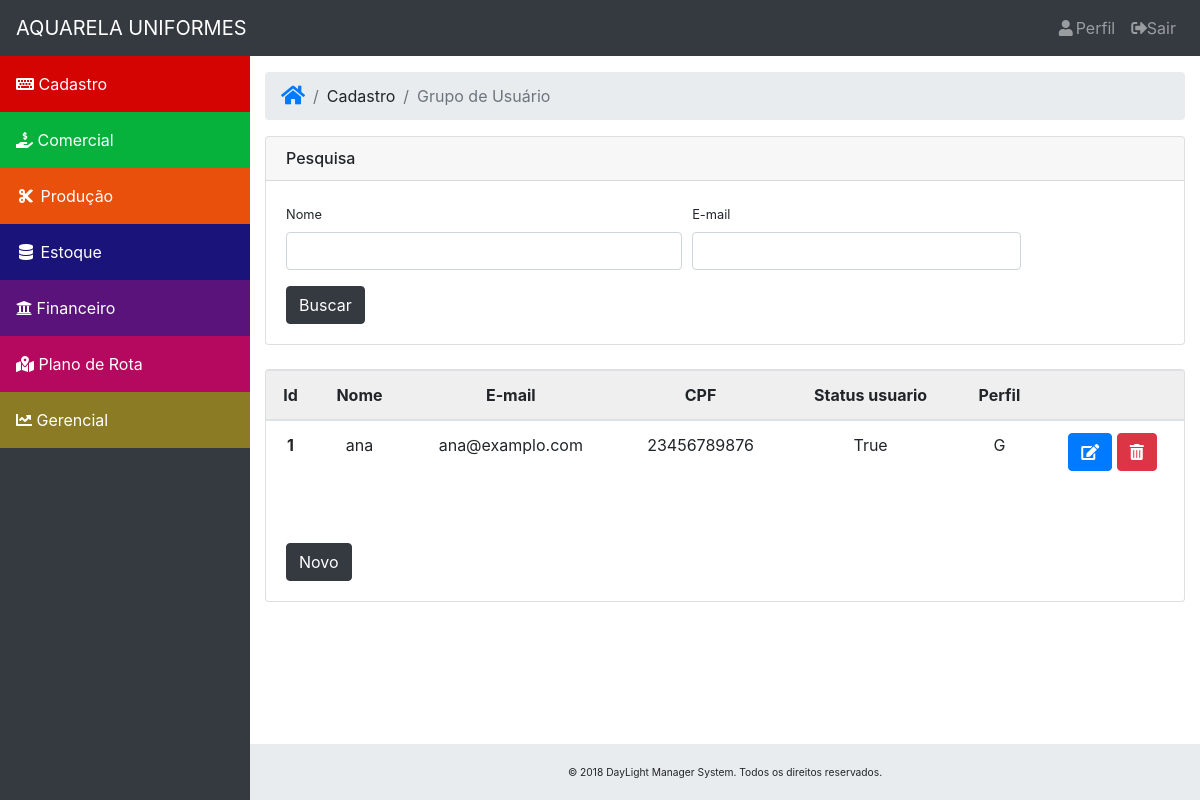
Before: /grupo/grupoUsuario/ with the older database file.
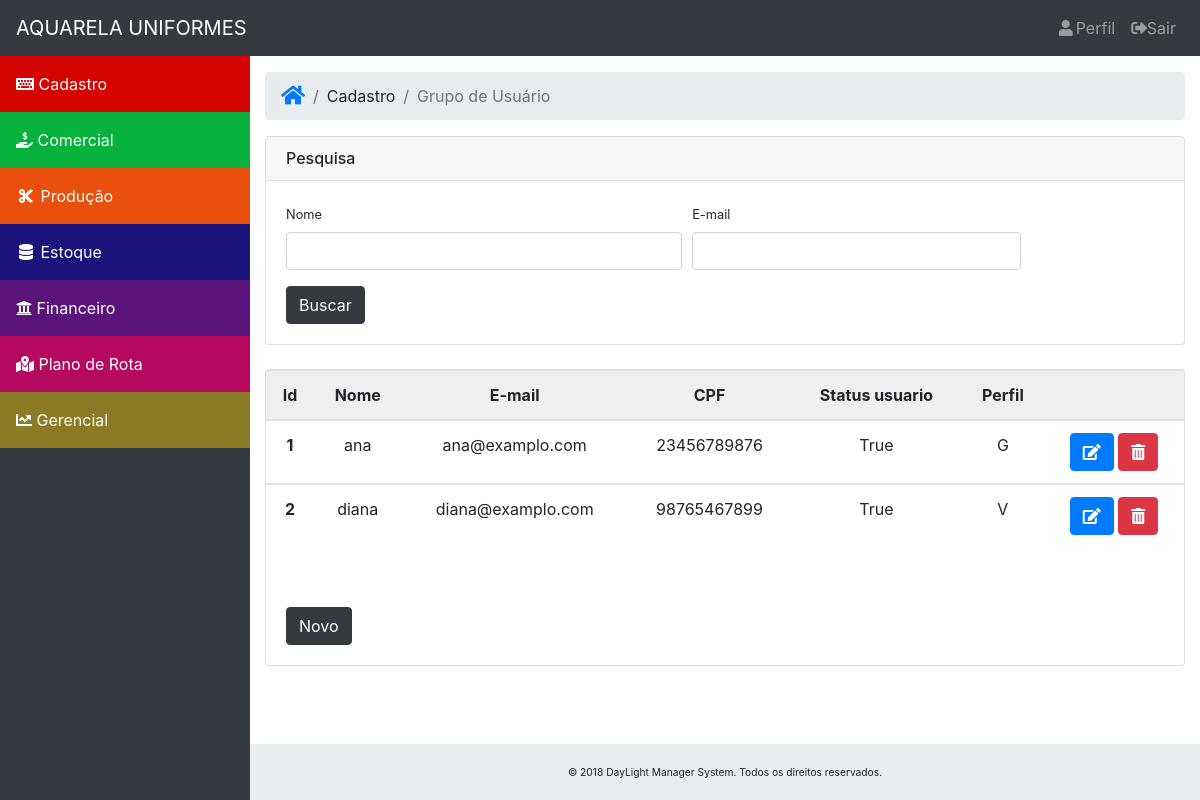
After: the same page with the newer database file.
### core/models/usuario.py (models this page shows, shortened)
class Usuario(AbstractBaseUser, PermissionsMixin):
    nome = models.CharField('Nome', max_length=50, null=False, blank=False)
    email = models.EmailField('E-mail', max_length=100, unique=True, null=False, blank=False)
    cpf = models.CharField('CPF', max_length=11, unique=True, null=False, blank=False)
    dt_nascimento = models.DateField('Data de Nascimento', max_length=10, null=True, blank=True)
    telefone = models.CharField('Telefone', max_length=11)
    perfil = models.CharField('Perfil', choices=PERFIL_CHOICES, max_length=1, null=False, blank=False)
    status_user = models.BooleanField("Ativo", default=True)
    is_staff = models.BooleanField(default=False)
    USERNAME_FIELD = 'email'
    objects = UsuarioManager()

### core/views/lista.py (the view)
# urls.py: path('grupo/grupoUsuario/', list_usuario, name='list_usuario'),
def list_usuario(request):
    lista_usuario = Usuario.objects.filter(nome__contains='ana')
    return render(request, "grupo/grupoUsuario.html", { 'lista_usuario' : lista_usuario })

### core/templates/grupo/grupoUsuario.html (shortened to what this page needs)
{% extends 'base.html' %}
{% load static %}
{% block main %}
<ol class="breadcrumb">
    <li class="breadcrumb-item"><a href="/"><i class="fa fa-home fa-lg"></i></a></li>
    <li class="breadcrumb-item">Cadastro</li>
    <li class="breadcrumb-item active">Grupo de Usuário</li>
</ol>
<div class="row">
    <div class="col-sm-12">
        <div class="card">
            <h6 class="card-header">Pesquisa</h6>
            <div class="card-body">
                <div class="row">
                    <div class="col-11">
                        <form method="POST" action="{% url 'list_usuario' %}" autofocus>
                            <div class="form-row">
                                <div class="col-6">
                                    <div class="form-group">
                                        <label class="small">Nome</label>
                                        <input class="form-control small" type="text" id="name-input">
                                    </div>
                                </div>
                                <div class="col-5">
                                    <div class="form-group">
                                        <label class="small">E-mail</label>
                                        <input class="form-control small" type="email" id="email-input">
                                    </div>
                                </div>
                            </div>
                            <div class="pull-right">
                                <input class="btn btn-dark btn-md" type="submit" value="Buscar" />
                            </div>
                        </form>
                    </div>
                </div>
            </div>
        </div>
    </div>
</div>
<br />
<div class="row">
    <div class="col-sm-12">
        <div class="card">
            <table class="table table-hover text-center">
                <thead class="card-header">
                    <tr class="card-header">
                        <th scope="col">Id</th>
                        <th scope="col">Nome</th>
                        <th scope="col">E-mail</th>
                        <th scope="col">CPF</th>
                        <th scope="col">Status usuario</th>
                        <th scope="col">Perfil</th>
                        <th scope="col"></th>
                    </tr>
                </thead>
                {% for user in lista_usuario %}
                <tbody>
                    <tr>
                        <th scope="row">{{ user.id }}</th>
                        <td>{{ user.nome }}</td>
                        <td>{{ user.email }}</td>
                        <td>{{ user.cpf }}</td>
                        <td>{{ user.status_user }}</td>
                        <td>{{ user.perfil }}</td>
                        {% if user %}
                        <td><a href="{% url 'update_usuario' user.id %}"><button class="btn btn-primary btn-xs"><i class="fas fa-edit"></i></button></a>
                            <a href="{% url 'delete_usuario' user.id %}"><button class="btn btn-danger btn-xs"><i class="fas fa-trash-alt"></i></button></a></td>
                        {% endif %}
                    </tr>
                </tbody>
                {% endfor %}
            </table>
            <div class="card-body">
            <br />
                <a href="{% url 'create_usuario' %}"><button type="submit" class="btn btn-dark btn-md pull-right">Novo</button></a>
            <br />
            </div>
        </div>
    </div>
</div>
<br />
{% endblock %}

### core/templates/base.html (shortened to what this page needs)
{% load static %}
<!DOCTYPE html>
<html lang="pt-br">
<head>
  <link href="{% static 'css/bootstrap.min.css' %}" rel="stylesheet">
  <link href="{% static 'css/sb-admin.css' %}" rel="stylesheet">
  <link rel="stylesheet" href="https://use.fontawesome.com/releases/v5.1.1/css/all.css"
>
</head>
<body class="fixed-nav sticky-footer bg-dark" id="page-top">
  <header class="navbar navbar-expand-lg navbar-dark bg-dark fixed-top" id="mainNav">
    <a class="navbar-brand text-white">AQUARELA UNIFORMES</a>
    <nav class="collapse navbar-collapse" id="navbarResponsive">
      <ul class="navbar-nav navbar-sidenav" id="menu">
        <li class="nav-item" data-toggle="tooltip" data-placement="right" title="Cadastro">
          <a class="nav-link nav-link-collapse collapsed" id="cadastro" data-toggle="collapse" href="#itemcadastro">
            <i class="fas fa-keyboard"></i>
            <span class="nav-link-text">Cadastro</span>
          </a>
        </li>
        <li class="nav-item" data-toggle="tooltip" data-placement="right" title="Comercial">
          <a class="nav-link nav-link-collapse collapsed" id="comercial" data-toggle="collapse" href="#itemcomercial">
            <i class="fas fa-hand-holding-usd"></i>
            <span class="nav-link-text">Comercial</span>
          </a>
        </li>
        <li class="nav-item" data-toggle="tooltip" data-placement="right" title="Produção">
          <a class="nav-link nav-link-collapse collapsed" id="producao" data-toggle="collapse" href="#itemproducao">
            <i class="fa fa-fw fa-cut"></i>
            <span class="nav-link-text">Produção</span>
          </a>
        </li>
        <li class="nav-item" data-toggle="tooltip" data-placement="right" title="Estoque">
          <a class="nav-link nav-link-collapse collapsed" id="estoque" data-toggle="collapse" href="#itemestoque">
            <i class="fa fa-fw fa-database"></i>
            <span class="nav-link-text">Estoque</span>
          </a>
        </li>
        <li class="nav-item" data-toggle="tooltip" data-placement="right" title="Financeiro">
          <a class="nav-link nav-link-collapse collapsed" id="financeiro" data-toggle="collapse" href="#itemfinanceiro">
            <i class="fas fa-university"></i>
            <span class="nav-link-text">Financeiro</span>
          </a>
        </li>
        <li class="nav-item" data-toggle="tooltip" data-placement="right" title="Plano de Rota">
          <a class="nav-link nav-link-collapse collapsed" id="planorota" data-toggle="collapse" href="#itemplanorota">
            <i class="fas fa-map-marked-alt"></i>
            <span class="nav-link-text">Plano de Rota</span>
          </a>
        </li>
        <li class="nav-item" data-toggle="tooltip" data-placement="right" title="Gerencial">
          <a class="nav-link nav-link-collapse collapsed" id="gerencial" data-toggle="collapse" href="#itemgerencial">
            <i class="fas fa-chart-line"></i>
            <span class="nav-link-text">Gerencial</span>
          </a>
        </li>
      </ul>
      <ul class="navbar-nav ml-auto">
        <li class="nav-item">
          <a class="nav-link" data-toggle="modal" href="#">
            <i class="fa fa-fw fa-user"></i>Perfil</a>
        </li>
        <li class="nav-item">
            <a class="nav-link" data-toggle="modal" data-target="#outModal">
              <i class="fas fa-sign-out-alt"></i>Sair</a>
          </li>
      </ul>
    </nav>
  </header>
  <main class="content-wrapper">
    <div class="container-fluid">
     {% block main %}
    {% endblock %}
    </div>
  </main>
  <footer class="sticky-footer">
    <div class="container">
      <div class="text-center small">
        <small>&copy; 2018 DayLight Manager System. Todos os direitos reservados.</small>
      </div>
    </div>
  </footer>
</body>
</html>

### core/static/css/sb-admin.css (style rules this page uses)
html { position: relative; min-height: 100%; }
body { overflow-x: hidden; }
body.sticky-footer { margin-bottom: 56px; }
body.sticky-footer .content-wrapper { min-height: calc(100vh - 56px - 56px); }
body.fixed-nav { padding-top: 56px; }
.content-wrapper { min-height: calc(100vh - 56px); padding-top: 1rem; }
#mainNav .navbar-collapse { overflow: auto; max-height: 75vh; }
#mainNav .navbar-collapse .navbar-nav .nav-item .nav-link { cursor: pointer; }
#mainNav .navbar-collapse .navbar-sidenav .nav-link-collapse:after { float: right; content: '\f107'; font-family: 'FontAwesome'; }
#mainNav .navbar-collapse .navbar-sidenav .nav-link-collapse.collapsed:after { content: '\f105'; }
@media (min-width: 992px) { #mainNav .navbar-brand { width: 250px; } }
@media (min-width: 992px) { #mainNav .navbar-collapse { overflow: visible; max-height: none; } }
@media (min-width: 992px) { #mainNav .navbar-collapse .navbar-sidenav { position: absolute; top: 0; left: 0; -webkit-flex-direction: column; -ms-flex-direction: column; flex-direction: column; margin-top: 56px; } }
@media (min-width: 992px) { #mainNav .navbar-collapse .navbar-sidenav > .nav-item { width: 250px; padding: 0; } }
@media (min-width: 992px) { #mainNav .navbar-collapse .navbar-sidenav > .nav-item > .nav-link { padding: 1em; } }
@media (min-width: 992px) { #mainNav.fixed-top .navbar-sidenav { height: calc(100vh - 112px); } }
.content-wrapper { overflow-x: hidden; background: white; }
@media (min-width: 992px) { .content-wrapper { margin-left: 250px; } }
#mainNav.navbar-dark .navbar-collapse .navbar-sidenav .nav-link-collapse:after { color: white; }
#mainNav.navbar-dark .navbar-collapse .navbar-sidenav > .nav-item > .nav-link { color: white; }
#cadastro { background: #D30401; }
#comercial { background: #07B23C; }
#producao { background: #E8500C; }
#estoque { background: rgba(20, 12, 135, 0.822); }
#financeiro { background: #5a137a; }
#planorota { background: #B5095F; }
#gerencial { background: rgba(216, 182, 10, 0.521); }
@media (min-width: 992px) { #mainNav.navbar-dark .navbar-collapse .navbar-sidenav { background: #343a40; } }
footer.sticky-footer { position: absolute; right: 0; bottom: 0; width: 100%; height: 56px; background-color: #e9ecef; line-height: 55px; }
@media (min-width: 992px) { footer.sticky-footer { width: calc(100% - 250px); } }

Changed rows visible on the page:
added Usuario: id "2", nome "diana", email "diana@examplo.com", cpf "98765467899", status_user "True", perfil "V"
